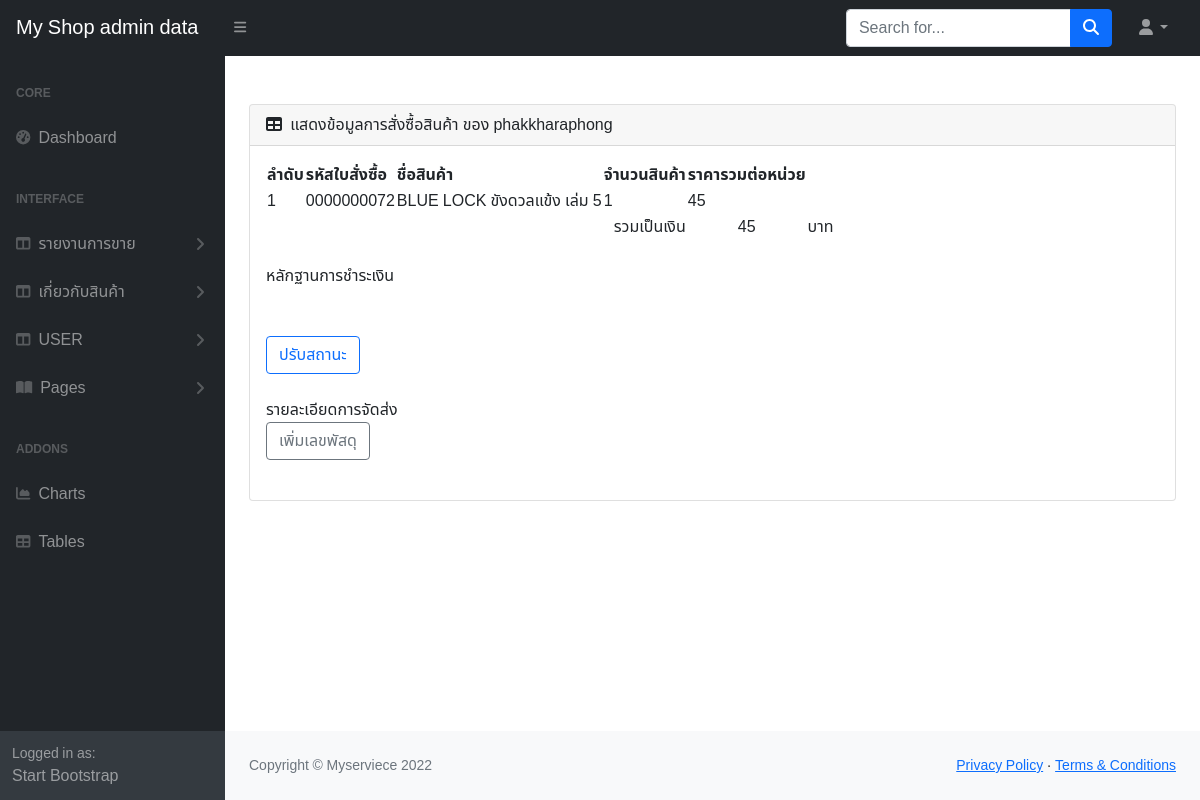
The app's page /admin/de_order.php?order_id=0000000072 with its own data.
### tables this page shows
CREATE TABLE `order_user` (
  `order_id` int(10) UNSIGNED ZEROFILL NOT NULL COMMENT 'id ออเดอร์ลูกค้า',
  `id_user` int(11) NOT NULL,
  `f_name` varchar(255) NOT NULL COMMENT 'ชื่อจริง',
  `l_name` varchar(255) NOT NULL COMMENT 'นามสกุล',
  `number_phone` int(10) NOT NULL,
  `address` text NOT NULL COMMENT 'ที่อยู่',
  `total_price` float NOT NULL COMMENT 'ราคารวม',
  `order_status` varchar(1) NOT NULL COMMENT 'สถานะ',
  `reg_date` timestamp NOT NULL DEFAULT current_timestamp() COMMENT 'วันที่สั่งซื้อ'
);

CREATE TABLE `user` (
  `id_user` int(11) UNSIGNED ZEROFILL NOT NULL COMMENT 'userid',
  `username` varchar(100) NOT NULL COMMENT 'username',
  `password` varchar(255) NOT NULL,
  `f_name` varchar(255) NOT NULL COMMENT 'fname',
  `l_name` varchar(255) NOT NULL COMMENT 'lname',
  `address` text NOT NULL COMMENT 'add',
  `number_phone` int(10) NOT NULL COMMENT 'phone',
  `email` varchar(255) NOT NULL,
  `birthday` date NOT NULL COMMENT 'วันเกิด',
  `member_code` varchar(20) NOT NULL COMMENT 'เมมเบอร์'
);

CREATE TABLE `order_detail` (
  `id` int(11) NOT NULL COMMENT 'ลำดับที่',
  `order_id` int(10) UNSIGNED ZEROFILL NOT NULL COMMENT 'เลขที่ใบสั่งซื้อ',
  `p_id` varchar(11) NOT NULL COMMENT 'รหัสสินค้า',
  `orderPrice` float NOT NULL COMMENT 'ราคาสินค้า',
  `orderQty` int(11) NOT NULL COMMENT 'จำนวน',
  `Total` float NOT NULL COMMENT 'ราคารวม'
);

CREATE TABLE `product` (
  `p_id` varchar(11) NOT NULL COMMENT 'รหัสสินค้า',
  `p_name` varchar(255) NOT NULL COMMENT 'ชื่อสินค้า',
  `des` varchar(1000) NOT NULL COMMENT 'รายละเอียดสินค้า',
  `price` int(11) NOT NULL COMMENT 'ราคาสินค้า',
  `type_id` varchar(11) NOT NULL COMMENT 'FK',
  `amount` int(11) NOT NULL COMMENT 'จำนวนสินค้า',
  `p_img` varchar(200) NOT NULL
);

### admin/de_order.php (the view, shortened to what this page needs)
<?php
    require('dbconnectadmin.php');
    $order_id = $_GET["order_id"];
    $sql = "SELECT * FROM order_detail,product,order_user WHERE order_detail.order_id = order_user.order_id AND order_detail.p_id = product.p_id AND order_detail.order_id='$order_id'";
    $resulet =  mysqli_query($con,$sql);
    $order = 1;
?>
<!DOCTYPE html>
<html lang="en">
<head>
    <link href="https://cdn.jsdelivr.net/npm/simple-datatables@latest/dist/style.css" rel="stylesheet" />
    <link href="css/styles.css" rel="stylesheet" />
    <link rel="stylesheet" href="style.css">
</head>
<body class="sb-nav-fixed">
    <?php include'menu.php';?>
    <div id="layoutSidenav_content">
        <br><br>
        <main>
            <div class="container-fluid px-4">
                <div class="card mb-4">
                    <div class="card-header">
                        <i class="fas fa-table me-1"></i>
                        <?php
                                    $sql2 = "SELECT * FROM order_user,user WHERE order_user.id_user = user.id_user AND order_user.order_id='$order_id'";
                                    $resulet2 = mysqli_query($con,$sql2);
                                    $row2 = mysqli_fetch_array($resulet2);
                                ?>
                        แสดงข้อมูลการสั่งซื้อสินค้า ของ <?php echo $row2["username"];?>
                    </div>
                    <div class="card-body">
                        <table id="datatablesSimple">
                            <thead>
                                <tr>
                                    <th>ลำดับ</th>
                                    <th>รหัสใบสั่งซื้อ</th>
                                    <th>ชื่อสินค้า</th>
                                    <th>จำนวนสินค้า</th>
                                    <th>ราคารวมต่อหน่วย</th>
                                </tr>
                            </thead>
                            <tbody>
                                <?php
                                        while($row =  mysqli_fetch_array($resulet)){
                                        $sum = $row["total_price"];
                                    ?>
                                <tr>
                                    <td><?php echo $order;?></td>
                                    <td><?php echo $row["order_id"];?></td>
                                    <td><?php echo $row["p_name"];?></td>
                                    <td><?php echo $row["orderQty"];?></td>
                                    <td><?php echo $row["Total"];?></td>
                                </tr>
                                <?php
                                                $order++;
                                            }
                                        ?>
                                <td class="text-end" colspan="4">รวมเป็นเงิน</td>
                                <td class="text-center"><?php echo $sum;?></td>
                                <td calss="text-center">บาท</td>
                            </tbody>
                        </table>
                        <?php
                                $sqlpay = "SELECT * FROM payment WHERE order_id='$order_id'";
                                $resuletpay =  mysqli_query($con,$sqlpay);
                                $rowss =  mysqli_fetch_array($resuletpay);
                            ?><br>
                            <label for="">หลักฐานการชำระเงิน</label><br>
                            <img src="../payment/<?php echo $rowss['pay_image'];?>" width="300px" alt="" class="mt-2"><br><br>
                            <a href="status_order.php?order_id=<?php echo $order_id?>" class="btn btn-outline-primary">ปรับสถานะ</a><br><br>
                            <label for="">รายละเอียดการจัดส่ง</label><br>
                            <a href="devi.php?order_id=<?php echo $order_id?>" class="btn btn-outline-secondary">เพิ่มเลขพัสดุ</a><br><br>
                    </div>
                </div>
            </div>
        </main>
        <?php include'footer.php';?>
    </div>
</body>
</html>

### admin/style.css (style rules this page uses)
* { font-family: 'Noto Sans Thai', sans-serif; }

### records on screen
order_user: id_user.username "phakkharaphong"
order_detail: order.order_id "0000000072", p.p_name "BLUE LOCK ขังดวลแข้ง เล่ม 5", orderQty "1", Total "45", order.total_price "45"
